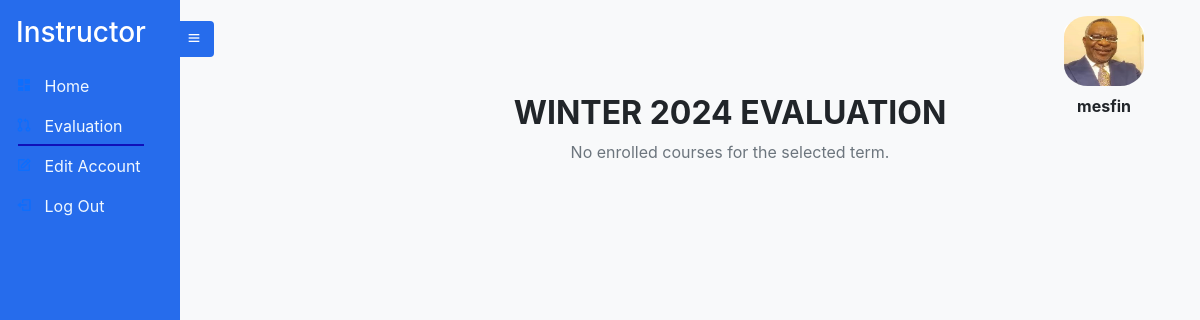
The app's page /instructorevaluatepage (signed in) with its own data.
### Instructor/models.py (models this page shows, shortened)
class Instructor(models.Model):
    Instructor_id =  models.CharField(max_length=20 , unique=True,primary_key=True)
    Account_id = models.OneToOneField(Account, on_delete=models.CASCADE, related_name='instructor')
    Title = models.CharField(max_length=10 , null=True ,  choices=titlechoice , blank=True)
    FirstName = models.CharField(max_length=20 , null=True , blank=True)
    LastName =  models.CharField(max_length=20 , null=True , blank=True)
    Sex = models.CharField(max_length=25, null=True , choices=genderchoice ,  blank=True)
    ProfilePic= models.FileField(null=True, blank=True, upload_to='profilepic/', default="profilepic/defaultprofile.jpeg")

### Account/models.py (models this page shows)
class Account(AbstractUser):
    Role = models.CharField(max_length=25, null=True , choices=rolechoice ,  blank=True)
    email = models.EmailField(
        verbose_name='email address',
        max_length=255,
        unique=True,
    )

### Course/models.py (models this page shows, shortened)
class Term(models.Model):
    Term_id = models.UUIDField(default=uuid.uuid4, unique=True, primary_key=True, editable=False)
    Season = models.CharField(max_length=10, null=True, choices=season_choices, blank=True)
    current_year = datetime.now().year
    Year = models.IntegerField(
        default=current_year,
        validators=[
            MinValueValidator(current_year),
            MaxValueValidator(current_year + 1)
        ],
    )
    Evaluation_Start_Date = models.DateTimeField(null=True, blank=True ,
                                                 validators=[MinValueValidator(limit_value=timezone.now())])
    Evaluation_End_Date = models.DateTimeField(null = True , blank=True ,
                                               validators=[MinValueValidator(limit_value=timezone.now())])
    Courses_Given = models.ManyToManyField(Course)
    EvaluationDone = models.BooleanField(null=True, blank=True , default=False)

### Instructor/views.py (the view, shortened to what this page needs)
# urls.py: path('instructorevaluatepage' , instructor_evaluate_page , name='evaluate_instructor'),
def instructor_evaluate_page(request):
    term = Term.objects.last()
    instructor = Instructor.objects.get(Account_id=request.user)
    student_enrollments = StudentCourseEnrollment.objects.filter(term=term)
    instructor_evaluation_result = PeerEvaluationResult.objects.filter(Evaluator_Instructor_id = instructor)
    evaluated_courses_types = []
    evaluated_instructors = []
    course_instructors = []
    if instructor_evaluation_result:
        for instructor_evaluation in instructor_evaluation_result:
            evaluated_instructors.append(instructor_evaluation.Instructor_id.Instructor_id)
            evaluated_courses_types.append(instructor_evaluation.CourseType)
    courses_data = []
    for enrollment in student_enrollments:
        instructor_courses = CourseInstructor.objects.filter(Course = enrollment.course , Instructors = instructor )
        instructors_data = []
        for courses in instructor_courses:
            shared_courses = CourseInstructor.objects.filter(Course = courses.Course)
    print("shared course instructors " , course_instructors)
    context = {
        'courses_data': courses_data,
        'term': term,
        'active_page':'evaluation',
        'instructor':instructor,
        'evaluatorinstructor':instructor,
        'evaluated_courses_types':evaluated_courses_types,
        'course_instructors':course_instructors,
        'evaluated_instructors':evaluated_instructors,
    }
    return render(request, 'instructor/evaluate.html', context)

### templates/instructor/evaluate.html (shortened to what this page needs)
{% extends 'instructor/instructor.html' %}
{% block content %}
  <div class="container mt-4">
    <h2 class="text-center text-uppercase font-weight-bold">{{ term.Season }} {{ term.Year }} Evaluation</h2>
    {% if course_instructors %}
      <div class="row">
        {% for course in course_instructors %}
          <div class="col-md-4 mb-4">
            <div class="card">
              <div class="card-body">
                <div class="text-center">
                <h3 class="card-title text-primary">{{ course.Course.CourseName }} ({{ course.Course.Course_id }}) {{course.CourseType}}</h3>
                  {% if course.Instructors.ProfilePic %}
                  <img src="{{ course.Instructors.ProfilePic.url }}" alt="{{ instructor.FirstName }} Profile Pic" class="img-fluid mb-2" style="height: 120px; width: 150px; border-radius: 30%;">
                  {% endif %}
                  <h4 class="mb-3">Instructor: {{ course.Instructors.Title }} {{ course.Instructors.FirstName }} {{ course.Instructors.LastName }} </h4>
                  <div class="mb-3 d-md-flex">
                    {% if course.Instructors.Instructor_id in evaluated_instructors and course.CourseType in evaluated_courses_types %}
                    <a href="#" class="btn btn-primary w-100 max-width-300 disabled">Evaluated</a>
                    {% else %}
                    <a href="{% url 'instructor_evaluate_course' instructor.Instructor_id course.Course.Course_id course.Instructors.Instructor_id course.CourseType %}" class="btn btn-primary w-100 max-width-300">Evaluate</a>
                    {% endif %}
                   </div>
                </div>
              </div>
            </div>
          </div>
        {% endfor %}
      </div>
    {% else %}
      <p class="text-muted text-center">No enrolled courses for the selected term.</p>
    {% endif %}
  </div>
{% endblock %}

### templates/instructor/instructor.html
{% extends 'sidebarbase.html' %}
{% block content1 %}
  <div class="side-navbar active-nav d-flex justify-content-between flex-wrap flex-column" id="sidebar">
    <ul class="nav flex-column text-white w-100">
      <a href="#" class="nav-link h3 text-white my-2">
        Instructor
      </a>
      <li class="nav-link {% if active_page == 'home' %}active{% endif %}">
        <i class="bx bxs-dashboard"></i>
        <span class="mx-2"><a class="inner-anchor" href="{% url 'instructorhomepage' %}"> Home</a></span>
      </li>
      <li class="nav-link {% if active_page == 'evaluation' %}active{% endif %}">
        <i class="bx bx-git-pull-request"></i>
        <span class="mx-2"><a class="inner-anchor" href="{% url 'evaluate_instructor' %} ">Evaluation</a></span>
      </li>
      <li class="nav-link {% if active_page == 'editaccount' %}active{% endif %}">
        <i class="bx bx-edit"></i>
        <span class="mx-2"><a class="inner-anchor" href="{% url 'editpassword' %}"> Edit Account</a></span>
      </li>
      <li class="nav-link {% if active_page == 'logout' %}active{% endif %}">
        <i class="bx bx-log-out"></i>
        <span class="mx-2"><a class="inner-anchor" href="{% url 'logout' %}" > Log Out </a></span>
      </li>
    </ul>
  </div>
  <div class="p-2 active-cont my-container overflow-hidden">
    <nav class="navbar top-navbar navbar-light bg-light px-5">
      <a class="btn border-0" id="menu-btn"><i class="bx bx-menu"></i></a>
      <figure id="image" style="height: 30px; background-color: white">
        <img src="{{ instructor.ProfilePic.url }}" alt="{{ instructor.name }} Profile Pic" class="img-fluid mb-2" style="height: 70px; width: 80px; border-radius: 30%;">
        <figcaption style="text-align: center;"><b>{{user.username}}</b></figcaption>
      </figure>
    </nav>
    {% block content %}
    {% endblock %}
{% endblock %}

### static/styles/sidebar.css (style rules this page uses)
* { margin: 0; padding: 0; box-sizing: border-box; }
body { min-height: 100vh; background-color:#f8f9fa; }
.side-navbar { width: 180px; height: 100%; position: fixed; margin-left: -300px; background-color:rgb(38, 108, 236); transition: 0.5s; }
.active-nav { margin-left: 0; }
.active-cont { margin-left: 180px; }
#menu-btn { background-color:rgb(38, 108, 236); color: #fff; margin-left: -62px; }
#image { max-width: 300px; height: 80px; border-radius: 50%; top: 10px; right: 0px; }
.inner-anchor { color: aliceblue; text-decoration: black; }
.container { margin-left: 40px; }
.bg-light { background-color: rgb(38, 108, 236);; }
.nav-link.active { position: relative; }
.nav-link.active:after { content: ''; position: absolute; bottom: 0; left: 10%; width: 70%; height: 2px; background-color: rgb(16, 16, 185); }

### records on screen
Instructor: ProfilePic (picture)
Account: username "mesfin"
Term: Season "WINTER", Year "2024"
